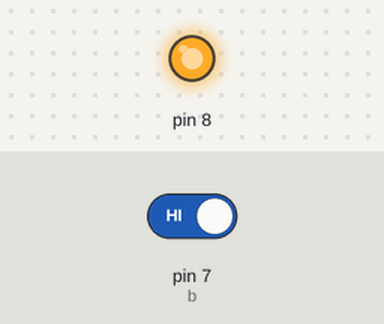
Bench run of a sketch on a simulated Arduino Uno, built with avr-gcc and run on an emulated ATmega328P. On the bench: output pins drawn as LEDs (lit = HIGH). The inputs (shaded band) are chosen by the test bench; at power-on: pin 7 (b) HIGH. What the sketch prints to the serial monitor is not drawn.

Above: at 1.2 s.
1.3 s: pin 7 (b) driven LOW
At 1.8 s:
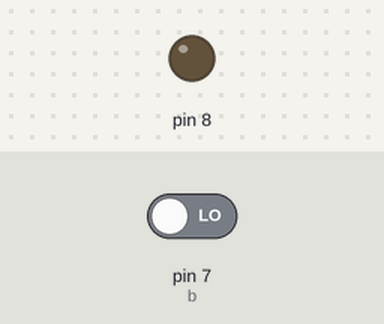
2.8 s: pin 7 (b) driven HIGH
At 4.2 s:
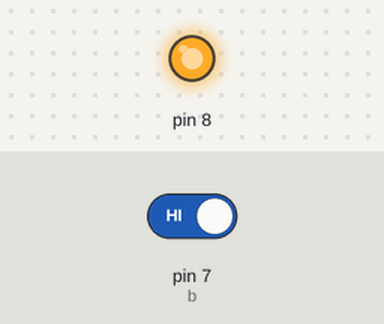
Timing chart, 0 to 5.8 s (numbered marks = the images above; inputs shaded):
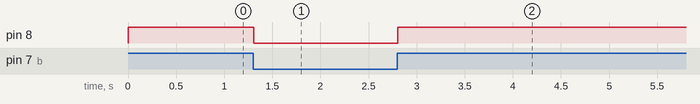

The sketch:

pushbutton_led_blink.ino
```cpp
int b = 7;
int x;
int led = 8;

void setup() {
  // put your setup code here, to run once:
  Serial.begin(9600);
  pinMode(7, INPUT);
  pinMode(8, OUTPUT);
}

void loop() {
  // put your main code here, to run repeatedly:
  x = digitalRead(b);
  Serial.println(x);
  if (x == 0) {
    digitalWrite(8, LOW);
  } else {
    digitalWrite(8, HIGH);
  }
}
```

Measured:
- after the input at 1.3 s, pin 8: HIGH → LOW at once
- after the input at 2.8 s, pin 8: LOW → HIGH at once
